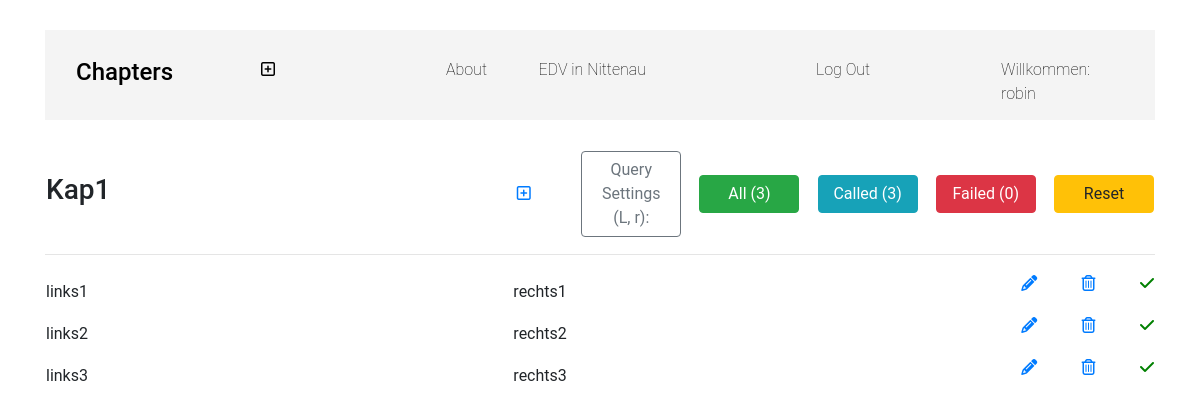
Screenshot of /0/ (signed in) with the database file from the repository.
### chapters/models.py (models this page shows, shortened)
class Chap(models.Model):
  author = models.ForeignKey('auth.User', on_delete=models.CASCADE)
  name = models.CharField(max_length=200)
  sum1 = models.IntegerField(default=0) # called
  sum2 = models.IntegerField(default=0) # called fail
  lr = models.CharField(max_length=2, default="L")  # Links or Rechts
  rs = models.CharField(max_length=2, default="r")  # random or serial
  toCallNum0 = models.IntegerField(default=0) # for serial calls

class Pair(models.Model):
  chap = models.ForeignKey('chapters.Chap', on_delete=models.CASCADE, related_name='pairs')
  textL = models.CharField(max_length=200)
  textR = models.CharField(max_length=200)
  status = models.IntegerField(default=0, blank=True)

### chapters/views.py (the view)
# urls.py: path('<int:pk>/', views.ChapDetailView.as_view(), name='chap_detail'),
class ChapDetailView(DetailView):
  template_name = "chapters/chap_detail.html"
  model = Chap

### templates/chapters/chap_detail.html (shortened to what this page needs)
{% extends 'base.html' %}
{% block content %}
  <table border="0">
    <tr>
      <td width="400px"><h3>{{ chap.name }}</h3></td>
      <td width="20px"  align="right"><a href="{% url 'chapters:add_pair_to_chap' pk=chap.pk %}"> <i class="far fa-plus-square"></i></a></td>
      <td width="130px" align="right"><a class="btn btn-outline-secondary" href="{% url 'chapters:settings' pk=chap.pk %}">Query Settings ({{ chap.lr }}, {{ chap.rs }}):</a></td>
      <td width="100px" align="right"><a class="btn btn-success" href="{% url 'chapters:callPairs' pk=chap.pk ct=0 %}">All ({{ chap.pairs.count }})</a></td>
      <td width="100px" align="right"><a class="btn btn-info" href="{% url 'chapters:callPairs' pk=chap.pk ct=1 %}">Called ({{ chap.sum1 }})</a></td>
      <td width="100px" align="right"><a class="btn btn-danger" href="{% url 'chapters:callPairs' pk=chap.pk ct=2 %}">Failed ({{ chap.sum2 }})</a></td>
      <td width="100px" align="right"><a class="btn btn-warning" href="{% url 'chapters:callReset' pk=chap.pk %}">Reset</a></td>
    </tr>
  </table>
  <hr>
    {% if chap.pairs.count > 0 %}
      {% if user.is_authenticated %}
        <table border="0">
          {% for pair in chap.pairs.all|dictsort:"id" %}
            <tr>
              <td width="40%">{{ pair.textL }}</td>
              <td width="40%">{{ pair.textR }}</td>
              <td width="5%" align="right"><p><a  href="{% url 'chapters:pair_edit' pk=chap.pk id=pair.pk %}"><i class="fa fa-pencil" aria-hidden="true"></i></a></p></td>
              <td width="5%" align="right"><p><a  href="{% url 'chapters:pair_remove' pk=chap.pk id=pair.pk %}"><span class="fa fa-trash-o" aria-hidden="true"></span></a></p></td>
              {% if pair.status == 1 %}
                <td width="5%" align="right"><p><i class="fa fa-check" aria-hidden="true" style="color:green"></i></p></td>
              {% elif pair.status == 2 %}
                <td width="5%" align="right"><p><span class="fas fa-minus" style="color:red"></span></p></td>
              {% endif %}
            </tr>
          {% endfor %}
      </table>
 {% endif %}
    {% else %}
      <p>Noch keine Texte vorhanden</p>
    {% endif %}
{% endblock content %}

### templates/base.html (shortened to what this page needs)
<!DOCTYPE html>
{% load static %}
<html>
<head>
  <link rel="stylesheet" href="https://cdn.jsdelivr.net/npm/bootstrap@4.5.3/dist/css/bootstrap.min.css">
  <link rel="stylesheet" href="{% static 'chapters.css' %}">
</head>
<body>
  <div class="container">
    <div class="row nav">
      {% if user.is_authenticated %}
        <li class="nav-item nav-brand col-sm-2">
          <a class="nav-link active" href="{% url 'chapters:chap_list' %}"><h4>Chapters</h4></a>
        </li>
        <li class="nav-item col-sm-2">
          <a class="nav-link" href="{% url 'chapters:chap_new' %}"><i class="far fa-plus-square"></i> </a>
        </li>
        <li class="nav-item col-sm-1">
          <a class="nav-link" href="{% url 'chapters:about' %}">About</a>
        </li>
        <li class="nav-item col-sm-3">
          <a class="nav-link" href="http://www.edvin.co">EDV in Nittenau</a>
        </li>
        <li class="nav-item col-sm-2">
          <a class="nav-link" href="{% url 'logout' %}">Log Out</a>
        </li>
        <li class="nav-item col-sm-2">
          <a class="nav-link" href="#">Willkommen: {{ user.username }}</a>
        </li>
      {% endif %}
      </div>
    </div>
  <div class="container">
          {% block content %}
          {% endblock content%}
  </div>
</body>
</html>

### static/chapters.css (style rules this page uses)
body { font-family: "Roboto", "Lucida Grande", "DejaVu Sans", "Bitstream Vera Sans", Verdana, Arial, sans-serif; }
table { width: 100%; }
.nav-link { color: black; }
.nav { height: 90px; padding-top: 20px; vertical-align: center; background-color: #f4f4f4; margin: 30px 0px; }
.nav-brand { font-weight: bold; font-size: larger; font-family: "Roboto", "Lucida Grande", "DejaVu Sans", "Bitstream Vera Sans", Verdana, Arial, sans-serif; }
.btn { width: 100px; }
a { font-weight: lighter; }

### rows the page displays
Chap: name "Kap1", lr "L", rs "r", pairs.count "3", sum1 "3", sum2 "0"
Pair: textL "links1", textR "rechts1", status 1 (drawn)
Pair: textL "links2", textR "rechts2", status 1 (drawn)
Pair: textL "links3", textR "rechts3", status 1 (drawn)

### other values shown
{{ user.username }} "robin"
